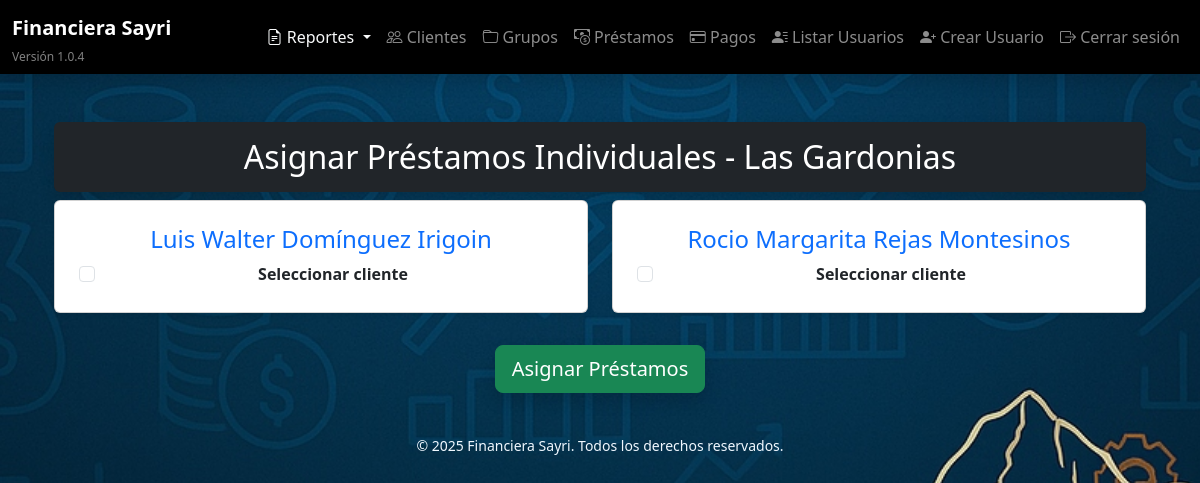
/prestamos_grupales/1/asignar_prestamos_individuales (signed in), run on the app's committed database.
### models/grupo.py (models this page shows)
class Grupo(db.Model):
    __tablename__ = 'grupo'
    id = db.Column(db.Integer, primary_key=True)
    nombre = db.Column(db.String(100), nullable=False)
    fecha_creacion = db.Column(db.DateTime, default=datetime.utcnow)
    prestamos_grupales = db.relationship('PrestamoGrupal', backref='grupo', lazy=True)
    clientes = db.relationship('Cliente', backref='grupo', lazy=True)

### models/cliente.py (models this page shows)
class Cliente(db.Model):
    __tablename__ = 'cliente'
    id = db.Column(db.Integer, primary_key=True)
    nombre = db.Column(db.String(100), nullable=False)
    apellido = db.Column(db.String(100), nullable=False)
    dni = db.Column(db.String(15), unique=True, nullable=False)
    celular = db.Column(db.String(20), nullable=False)
    operadora = db.Column(db.String(50))
    banco = db.Column(db.String(50))
    numero_cuenta = db.Column(db.String(50))
    fecha_registro = db.Column(db.DateTime, default=datetime.utcnow)
    grupo_id = db.Column(db.Integer, db.ForeignKey('grupo.id'), nullable=True)
    prestamos_individuales = db.relationship('PrestamoIndividual', backref='cliente', lazy=True)

### routes/prestamos_grupales.py (the view, shortened to what this page needs)
@prestamos_grupales_bp.route('/<int:prestamo_grupal_id>/asignar_prestamos_individuales', methods=['GET', 'POST'])
@login_required
def asignar_prestamos_individuales(prestamo_grupal_id):
    prestamo_grupal = PrestamoGrupal.query.get_or_404(prestamo_grupal_id)
    clientes = prestamo_grupal.grupo.clientes
    return render_template('prestamos_grupales/asignar_prestamos_individuales.html',
                           prestamo_grupal=prestamo_grupal, clientes=clientes)

### templates/prestamos_grupales/asignar_prestamos_individuales.html (shortened to what this page needs)
{% extends "base.html" %}
{% block content %}
<div class="container py-4">
    <h2 class="text-center text-white bg-dark p-3 rounded shadow">
        Asignar Préstamos Individuales - {{ prestamo_grupal.grupo.nombre }}
    </h2>
    <form method="POST" id="prestamoForm">
        <div class="row">
            {% for cliente in clientes %}
            <div class="col-md-6">
                <div class="card shadow-sm p-4 mb-3 {% if cliente.prestamo_individual %} bg-light {% endif %}">
                    <h4 class="text-primary text-center">{{ cliente.nombre }} {{ cliente.apellido }}</h4>
                    {% if cliente.prestamo_individual %}
                        <p class="text-center text-muted">Préstamo Actual:
                            <strong>S/ {{ cliente.prestamo_individual.monto }}</strong>
                        </p>
                        <div class="form-check text-center">
                            <input type="checkbox" disabled class="form-check-input">
                            <label class="form-check-label text-danger">Ya tiene un préstamo asignado</label>
                        </div>
                    {% else %}
                        <div class="form-check text-center">
                            <input type="checkbox" name="clientes" value="{{ cliente.id }}" id="cliente_{{ cliente.id }}"
                                   class="form-check-input cliente-checkbox">
                            <label for="cliente_{{ cliente.id }}" class="form-check-label fw-bold">Seleccionar cliente</label>
                        </div>
                    {% endif %}
                </div>
            </div>
            {% endfor %}
        </div>
        <div class="text-center">
            <button type="submit" class="btn btn-success btn-lg mt-3 shadow">Asignar Préstamos</button>
        </div>
    </form>
</div>
{% endblock %}

### static/styles.css (style rules this page uses)
body { background: url('/static/images/fondo.jpg') no-repeat center center fixed; background-size: cover; color: white; }

### data on the page
Grupo: grupo.nombre "Las Gardonias"
Cliente: nombre "Luis Walter", apellido "Domínguez Irigoin"
Cliente: nombre "Rocio Margarita", apellido "Rejas Montesinos"
